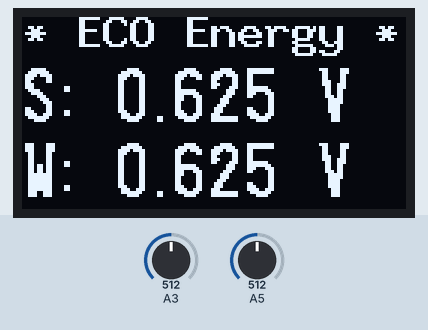
This sketch was run on a simulated Arduino Uno, built with avr-gcc and run on an emulated ATmega328P. On the bench: 128×64 one-colour display. Inputs (shaded band) come from the test bench; at power-on: A3 = 512, A5 = 512. What the sketch prints to the serial monitor is not drawn.

Above: at 1.9 s.
2.0 s: A3 set to 716
At 3.1 s:
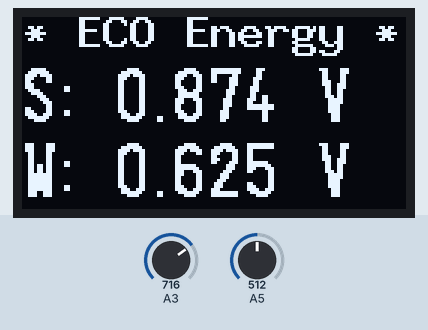
3.8 s: A5 set to 716
At 5.7 s:
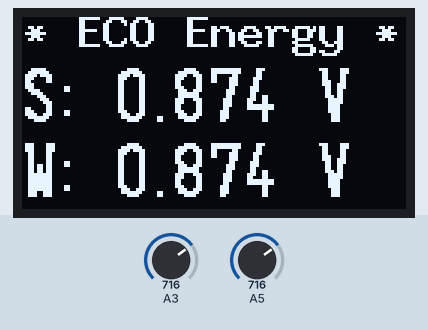
6.0 s: A3 set to 900
At 7.3 s:
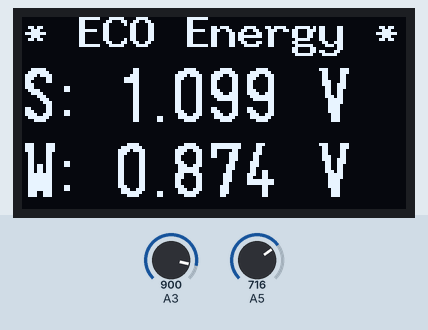
8.2 s: A5 set to 900
At 9.8 s:
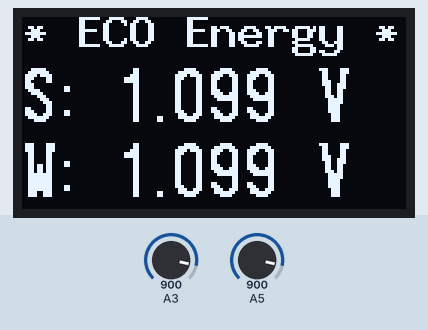
10.3 s: A3 set to 1023
At 12.2 s:
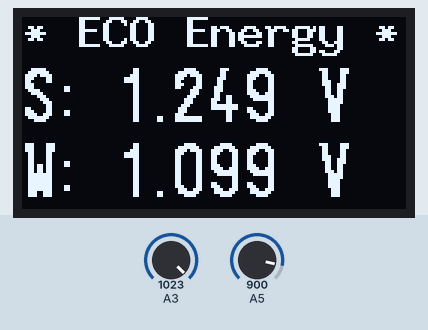
12.5 s: A5 set to 1023
At 13.7 s:
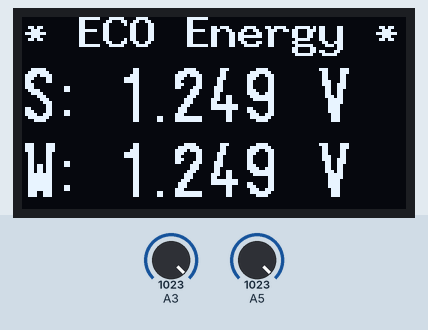
Timing chart, 0 to 15.5 s (numbered marks = the images above; inputs shaded):
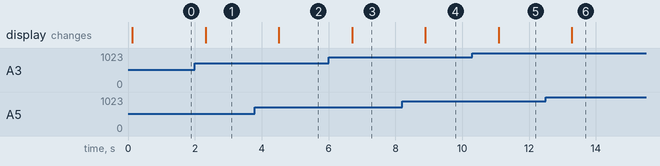

Measured:
- after the input at 2.0 s, the display: changes after 0.32 s (image 1)
- after the input at 3.8 s, the display: changes after 0.71 s (image 2)
- after the input at 6.0 s, the display: changes after 0.71 s (image 3)
- after the input at 8.2 s, the display: changes after 0.70 s (image 4)
- after the input at 10.3 s, the display: changes after 0.79 s (image 5)
- after the input at 12.5 s, the display: changes after 0.78 s (image 6)

The sketch:

eco_energy.ino
```cpp
/******************************************************************************************
 * Author      : (주)한국공학기술연구원
 * Program ID  : eco_energy
 * Description : 신재생에너지 코딩
******************************************************************************************/

//=================================================================================
// Include & definition
//=================================================================================

// OLED 제어를 위한 라이브러리 불러오기
#include "oled_u8g2.h"
OLED_U8G2 oled;

// 전압 보정 변수 선언
const double c_Value = 0.001221245421;

//================================================================
void setup()
//================================================================
{
  Serial.begin(9600);
  oled.setup();
}

//================================================================
void loop()
//================================================================
{
  display_oled();
  delay(1000);
}


//================================================================
void setup_oled()
//================================================================
{
// OLED 통신핀 기능 설정
  pinMode(SDA, INPUT);
  pinMode(SCL, INPUT);
}


//================================================================
void display_oled()
//================================================================
{
  // 태양광 발전량 측정 센서
  int solar_voltage_Value = analogRead(A3);
  Serial.print("태양광 센서 : ");
  Serial.println(solar_voltage_Value);

  // OLED 텍스트 표시
  char text1[32] = "S: ";
  char value1[32];
  String str = String(solar_voltage_Value*c_Value, DEC);
  str.toCharArray(value1,6);
  strcat(text1,value1);
  strcat(text1," V");

  // 풍력 발전량 측정 센서
  int windturbine_voltage_Value = analogRead(A5);
  Serial.print(" 풍력 센서 : ");
  Serial.println(windturbine_voltage_Value);
  Serial.println("---------------------");

  // OLED 텍스트 표시
  char text2[32] = "W: ";
  char value2[32];
  String str2 = String(windturbine_voltage_Value*c_Value, DEC);
  str2.toCharArray(value2,6);
  strcat(text2,value2);
  strcat(text2," V");

  oled.setLine(1,"* ECO Energy *");    // OLED 첫 번째 줄 : 시스템 이름
  oled.setLine(2,text1);               // OLED 두 번째 줄 : 태양광 발전량
  oled.setLine(3,text2);               // OLED 세 번째 줄 : 풍력 발전량
  oled.display();
}

//=========================================================================================
//
// (주)한국공학기술연구원 http://et.ketri.re.kr
//
//=========================================================================================
```

oled_u8g2.cpp
```cpp
/**********************************************************************************
 * Author : SCS
 * Date : 2018.09.30
 * Description : SSD1306 OLED Display
 * Reference: FontUsage.ino in u8g2 examples
 **********************************************************************************/

#include "oled_u8g2.h"

#include <Arduino.h>

#include <U8g2lib.h>
#include <String>

#ifdef U8X8_HAVE_HW_SPI
#include <SPI.h>
#endif
#ifdef U8X8_HAVE_HW_I2C
#include <Wire.h>
#endif

// 2018.09.05 : SCS
// U8g2 Contructor (Frame Buffer)

// Slow
//U8G2_SSD1306_128X64_NONAME_F_SW_I2C u8g2(U8G2_R0, /* clock=*/ 22, /* data=*/ 21, /* reset=*/ U8X8_PIN_NONE);
// Fast
U8G2_SSD1306_128X64_NONAME_F_HW_I2C u8g2(U8G2_R0, /* reset=*/ U8X8_PIN_NONE);

// End of constructor

//=================================================================================
OLED_U8G2::OLED_U8G2()
//=================================================================================
{
	lineString[0] = "";
	lineString[1] = "";
	lineString[2] = "";
}

//=================================================================================
void OLED_U8G2::setup(void)
	//=================================================================================
{
  u8g2.begin();
  u8g2.clearBuffer();          // clear the internal memory
}

//=================================================================================
void OLED_U8G2::setLine(int line, String buffer)
//=================================================================================
{
  if (line < 1 || line > 3) return;
  lineString[line - 1] = buffer;
}

//=================================================================================
void OLED_U8G2::display()
//=================================================================================
{
	// Clear
  u8g2.clearBuffer();          // clear the internal memory

  // First line
  u8g2.setFont(u8g2_font_9x15B_tf);

  u8g2.setCursor(0,10);
  u8g2.print(lineString[0]);

  // Second line
  u8g2.setFont(u8g2_font_logisoso18_tf );

  u8g2.setCursor(0,35);
  u8g2.print(lineString[1]);

  // Third line
  u8g2.setCursor(0,60);
  u8g2.print(lineString[2]);

  // Display
  u8g2.sendBuffer();					// transfer internal memory to the display
}

//=================================================================================
// End of Line
//=================================================================================
```

oled_u8g2.h
```cpp
/**********************************************************************************
 * Author : SCS
 * Date : 2018.09.30
**********************************************************************************/

#ifndef OLED_U8G2_H
#define OLED_U8G2_H

#include <Arduino.h>
#include <String>

class OLED_U8G2{

private:
  String lineString[3];

public:
	OLED_U8G2();
	void setup(void);
	void setLine(int line, String buffer);
	void display();
};

#endif

//=================================================================================
// End of Line
//=================================================================================
```
